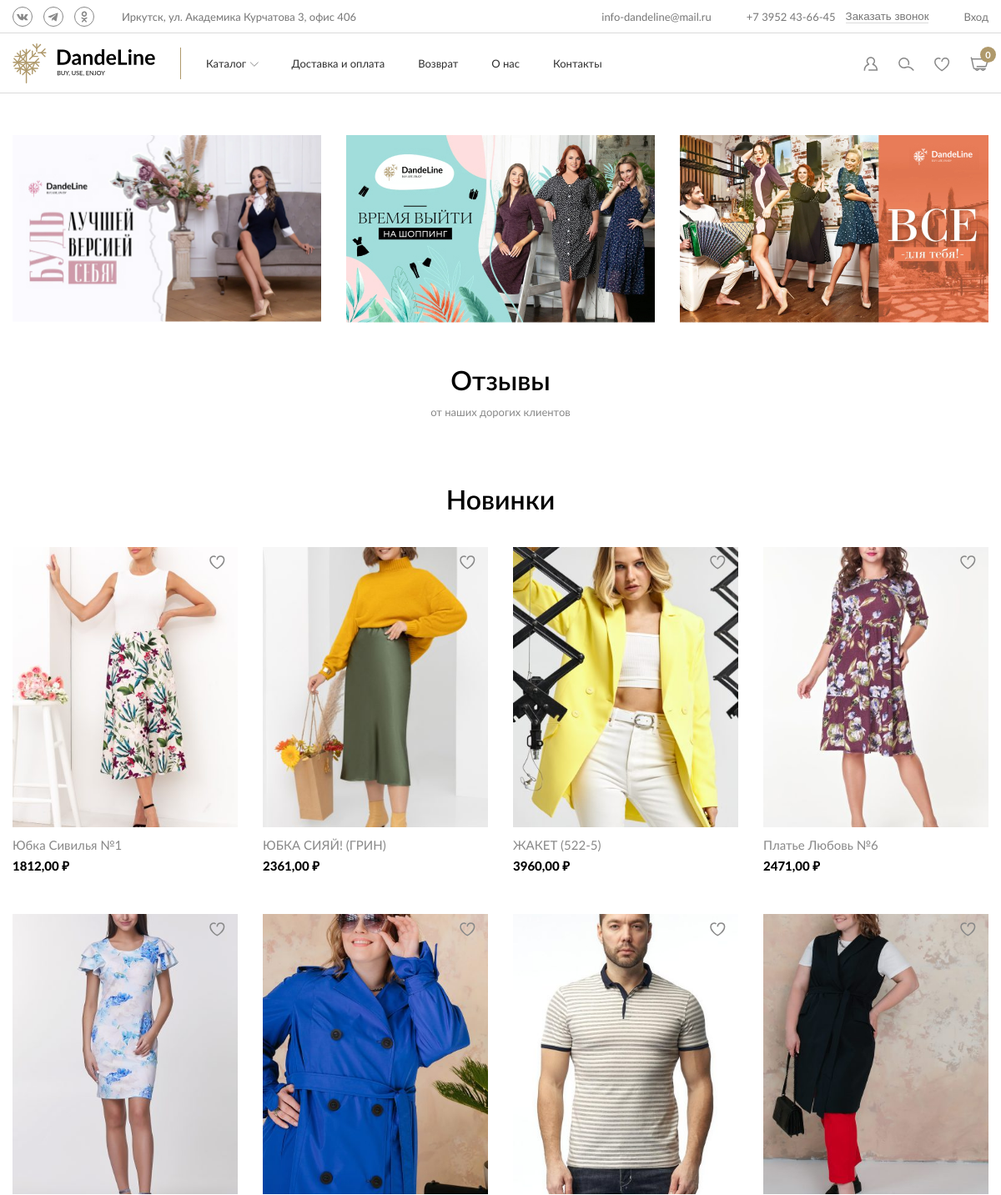
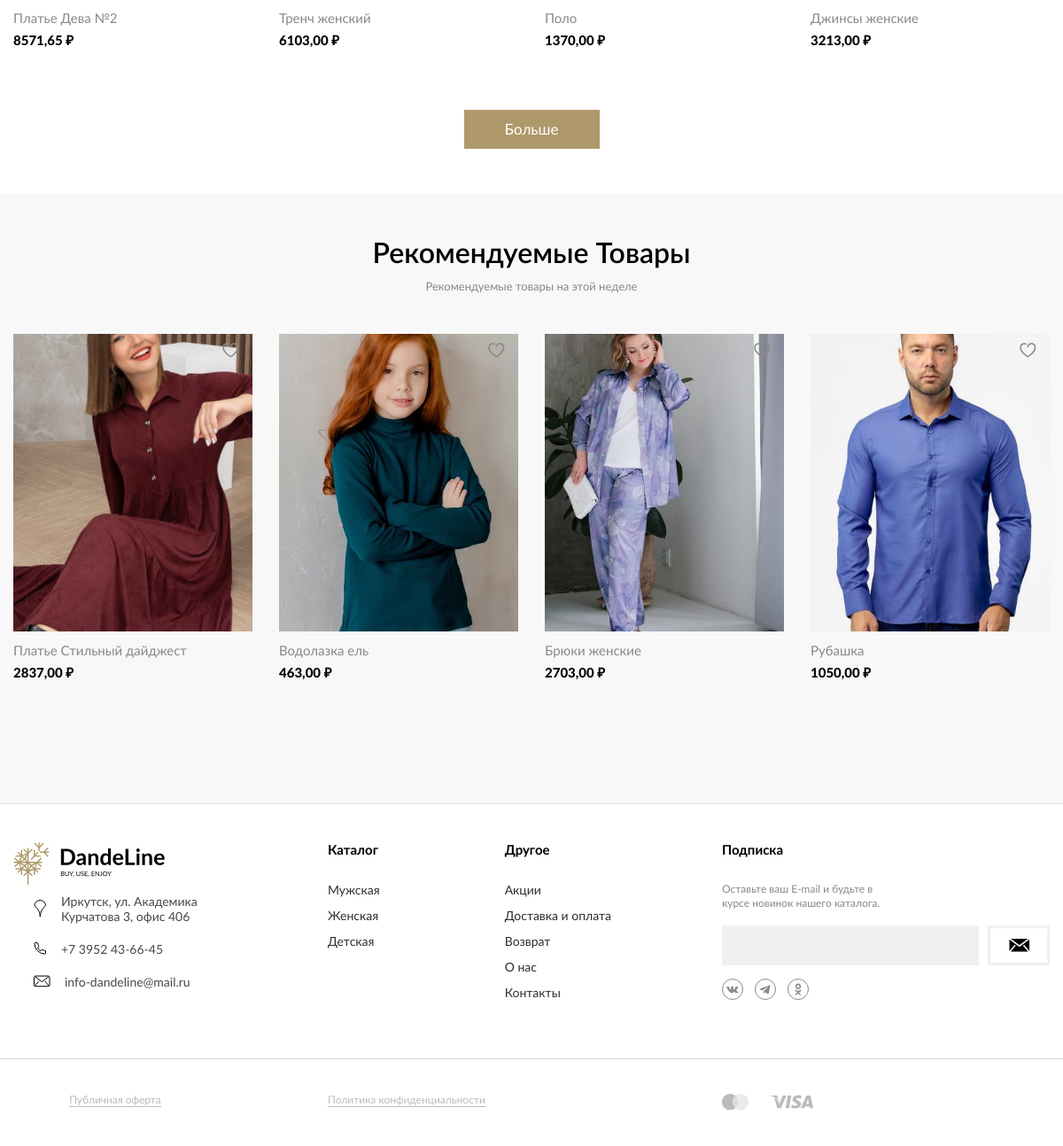
The page / on the database its author committed (2 pictures, top to bottom).
### catalog/models.py (models this page shows, shortened)
class Product(models.Model):
    class Meta:
        verbose_name = "Продукт"
        verbose_name_plural = "Продукты"
    sku = models.CharField(max_length=15, unique=True, blank=True)
    category = TreeForeignKey(Category, on_delete=models.PROTECT)
    name = models.CharField(max_length=150)
    slug = models.SlugField(allow_unicode=True, unique=True, db_index=True)
    description = models.TextField(null=True, blank=True)
    price = models.DecimalField(max_digits=10, decimal_places=2)
    active = models.BooleanField(default=True)
    thumbnail = models.ImageField(
        upload_to="product/%Y/%m/%d/",
        default="placeholder.png",
        null=True,
        blank=True,
    )
    total_sales = models.PositiveIntegerField(default=0)
    created_at = models.DateTimeField(auto_now_add=True)
    updated_at = models.DateTimeField(auto_now=True)
    objects = ProductManager()
    def get_absolute_url(self) -> str:
        return reverse("catalog:product", kwargs={
            "slug": self.slug,
        })

### marketing/views.py (the view)
# urls.py: path("", views.homepage, name="homepage"),
def homepage(request: HttpRequest) -> HttpResponse:
    hero_slides: QuerySet[HeroSlide] = HeroSlide.objects.all()
    featured_cats: QuerySet[Category] = Category.objects.filter(featured=True)
    new_products: QuerySet[Product] = Product.objects.order_by("-created_at")[:8]
    popular_products: QuerySet[Product] = Product.objects.order_by("-total_sales")[:4]
    return render(request, "marketing/homepage.html", {
        "hero_slides": hero_slides,
        "featured_cats": featured_cats,
        "new_products": new_products,
        "popular_products": popular_products,
        "bookmark": Bookmark(request),
    })

### marketing/forms.py
class ContactForm(forms.ModelForm, FormCleanMixin):
    class Meta:
        model: type[Model] = Contact
        fields: Sequence[str] = ("name", "phone")
        widgets: dict[str, type[forms.Widget] | forms.Widget] = {
            "name": forms.TextInput(attrs={
                "class": "input__field",
                "placeholder": "Имя",
            }),
            "phone": forms.TextInput(attrs={
                "class": "input__field",
                "type": "tel",
                "placeholder": "Телефон",
                "data-phone-field": "",
            }),
        }

### bookmark/services/bookmark.py (called while the page is built)
    def __contains__(self, product: Product) -> bool:
        return product.id in self.bookmark

### cart/context_processors.py (called while the page is built)
def cart(request: HttpRequest) -> dict[str, Any]:
    cart = Cart(request)
    return {
        "cart": cart,
    }

### cart/services/cart.py (called while the page is built)
    @property
    def total_price(self) -> Decimal:
        return sum(item["total_price"] for item in self)

    def __iter__(self) -> dict[str, Any]:
        for variation_id in self.cart:
            item: dict[str, Any] = self.get_item(int(variation_id))
            yield item

    def __len__(self) -> int:
        return sum(item["quantity"] for item in self.cart.values())

### catalog/context_processors.py (called while the page is built)
def categories(_: HttpRequest) -> dict[str, Any]:
    return {
        "categories": Category.objects.all(),
    }

### catalog/managers.py (called while the page is built)
    def get_queryset(self) -> QuerySet:
        Variation = apps.get_model("catalog", "Variation")
        return (super().get_queryset()
            .prefetch_related(Prefetch(
                "variations",
                queryset=Variation.objects
                    .select_related("size")
                    .order_by("size__value")
                ,
                to_attr="sizes",
            ))
            .prefetch_related(Prefetch(
                "variations",
                queryset=Variation.objects
                    .select_related("color")
                    .order_by("color__value")
                ,
                to_attr="colors",
            ))
        )

### marketing/context_processors.py (called while the page is built)
def contact_form(_: HttpRequest) -> dict[str, Any]:
    contact_form = ContactForm(auto_id=False)
    return {
        "contact_form": contact_form,
    }

### marketing/templates/marketing/homepage.html (shortened to what this page needs)
{% extends 'base.html' %}
{% load static %}
{% block sections %}
    <div class="promotions-section">
        <div class="page__container">
            <div class="promotions">
                <ul class="promotions__list">
                    <li class="promotion promotions__item">
                        <a class="promotion__link" href="#">
                            <img class="promotion__image" src="{% static 'images/promotion/00.jpg' %}" alt="">
                        </a>
                    </li>
                    <li class="promotion promotions__item">
                        <a class="promotion__link" href="#">
                            <img class="promotion__image" src="{% static 'images/promotion/01.jpg' %}" alt="">
                        </a>
                    </li>
                    <li class="promotion promotions__item">
                        <a class="promotion__link" href="#">
                            <img class="promotion__image" src="{% static 'images/promotion/02.jpg' %}" alt="">
                        </a>
                    </li>
                </ul>
            </div>
        </div>
    </div>
    <section class="reviews-section">
        <div class="page__container">
            <div class="section-header reviews-section__header">
                <h2 class="section-header__title">
                    Отзывы
                </h2>
                <div class="section-header__subtitle">
                    от наших дорогих клиентов
                </div>
            </div>
        </div>
    </section>
    {% if new_products %}
        <section class="new-section">
            <div class="page__container">
                <div class="section-header new-section__header">
                    <h2 class="section-header__title">
                        Новинки
                    </h2>
                </div>
                <div class="products">
                    <ul class="products__list products__list--4-cols">
                        {% include 'catalog/_product_loop.html' with products=new_products %}
                    </ul>
                    <div class="products__actions">
                        <a class="btn btn--gold products__more-link" href="{% url 'catalog:products' %}">
                            Больше
                        </a>
                    </div>
                </div>
            </div>
        </section>
    {% endif %}
    {% if popular_products %}
        <section class="recommended-section">
            <div class="page__container">
                <div class="section-header recommended-section__header">
                    <h2 class="section-header__title">
                        Рекомендуемые Товары
                    </h2>
                    <div class="section-header__subtitle">
                        Рекомендуемые товары на этой неделе
                    </div>
                </div>
                <div class="products">
                    <ul class="products__list products__list--4-cols">
                        {% include 'catalog/_product_loop.html' with products=popular_products %}
                    </ul>
                </div>
            </div>
        </section>
    {% endif %}
{% endblock %}

### catalog/templates/catalog/_product.html (shortened to what this page needs)
{% load static %}
<li class="product {{ class }}">
    <div class="product__inner">
        <div class="product-preview">
            <form class="product-preview__actions" action="{% url 'bookmark:update' product_id=product.id %}" method="POST">
                <button class="product-preview__action {% if product in bookmark %}active{% endif %}" type="submit" name="action" value="{% if product in bookmark %}remove{% else %}add{% endif %}">
                    <svg xmlns="http://www.w3.org/2000/svg" width="19" height="17" fill="none" viewBox="0 0 19 17">
                        <path stroke-miterlimit="10" stroke-width="1.5" d="M9.28 5.155a4.147 4.147 0 1 1 8.29 0v.225c-.2 5.733-8.29 10.338-8.29 10.338S1.209 11.113 1 5.382v-.225a4.147 4.147 0 0 1 6.594-3.344" />
                    </svg>
                </button>
            </form>
            <a href="{{ product.get_absolute_url }}">
                <img class="product-preview__image" src="{{ product.thumbnail.url }}" alt="{{ product.name }}">
            </a>
        </div>
        <div class="product__body">
            <a class="product__title product__title--sm" href="{{ product.get_absolute_url }}">
                {{ product.name }}
            </a>
            <div class="product-pricing product__pricing">
                <div class="product-pricing__price product-pricing__price--default">
                    {{ product.price }} ₽
                </div>
            </div>
        </div>
    </div>
</li>

### rows shown on the page
Product: thumbnail (picture), name "Юбка Сивилья №1", price "1812,00"
Product: thumbnail (picture), name "ЮБКА СИЯЙ! (ГРИН)", price "2361,00"
Product: thumbnail (picture), name "ЖАКЕТ (522-5)", price "3960,00"
Product: thumbnail (picture), name "Платье Любовь №6", price "2471,00"
Product: thumbnail (picture), name "Платье Дева №2", price "8571,65"
Product: thumbnail (picture), name "Тренч женский", price "6103,00"
Product: thumbnail (picture), name "Поло", price "1370,00"
Product: thumbnail (picture), name "Джинсы женские", price "3213,00"
Product: thumbnail (picture), name "Платье Стильный дайджест", price "2837,00"
Product: thumbnail (picture), name "Водолазка ель", price "463,00"
Product: thumbnail (picture), name "Брюки женские", price "2703,00"
Product: thumbnail (picture), name "Рубашка", price "1050,00"

### other values the page prints
{{ cart|length }} "0"
